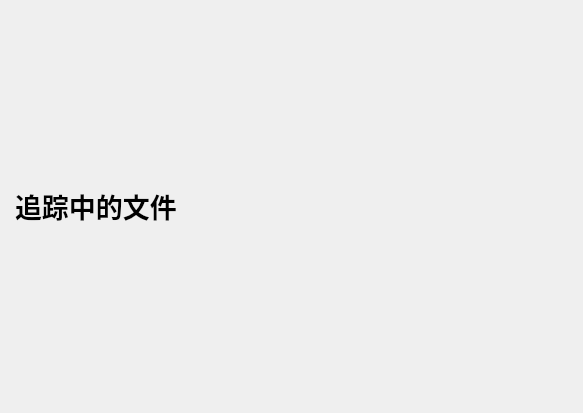
<?xml version="1.0" encoding="UTF-8"?>
<ui version="4.0">
 <class>HomePage</class>
 <widget class="QWidget" name="HomePage">
  <property name="geometry">
   <rect>
    <x>0</x>
    <y>0</y>
    <width>583</width>
    <height>413</height>
   </rect>
  </property>
  <property name="windowTitle">
   <string>Form</string>
  </property>
  <layout class="QVBoxLayout" name="verticalLayout_2">
   <property name="leftMargin">
    <number>15</number>
   </property>
   <property name="topMargin">
    <number>15</number>
   </property>
   <property name="rightMargin">
    <number>15</number>
   </property>
   <property name="bottomMargin">
    <number>15</number>
   </property>
   <item>
    <widget class="ElaText" name="label">
     <property name="sizePolicy">
      <sizepolicy hsizetype="Preferred" vsizetype="Fixed">
       <horstretch>0</horstretch>
       <verstretch>0</verstretch>
      </sizepolicy>
     </property>
     <property name="font">
      <font>
       <pointsize>20</pointsize>
       <bold>true</bold>
      </font>
     </property>
     <property name="text">
      <string>追踪中的文件</string>
     </property>
    </widget>
   </item>
   <item>
    <layout class="QVBoxLayout" name="verticalLayout_TrackFiles"/>
   </item>
  </layout>
 </widget>
 <customwidgets>
  <customwidget>
   <class>ElaText</class>
   <extends>QLabel</extends>
   <header location="global">elatext.h</header>
  </customwidget>
 </customwidgets>
 <resources/>
 <connections/>
</ui>
